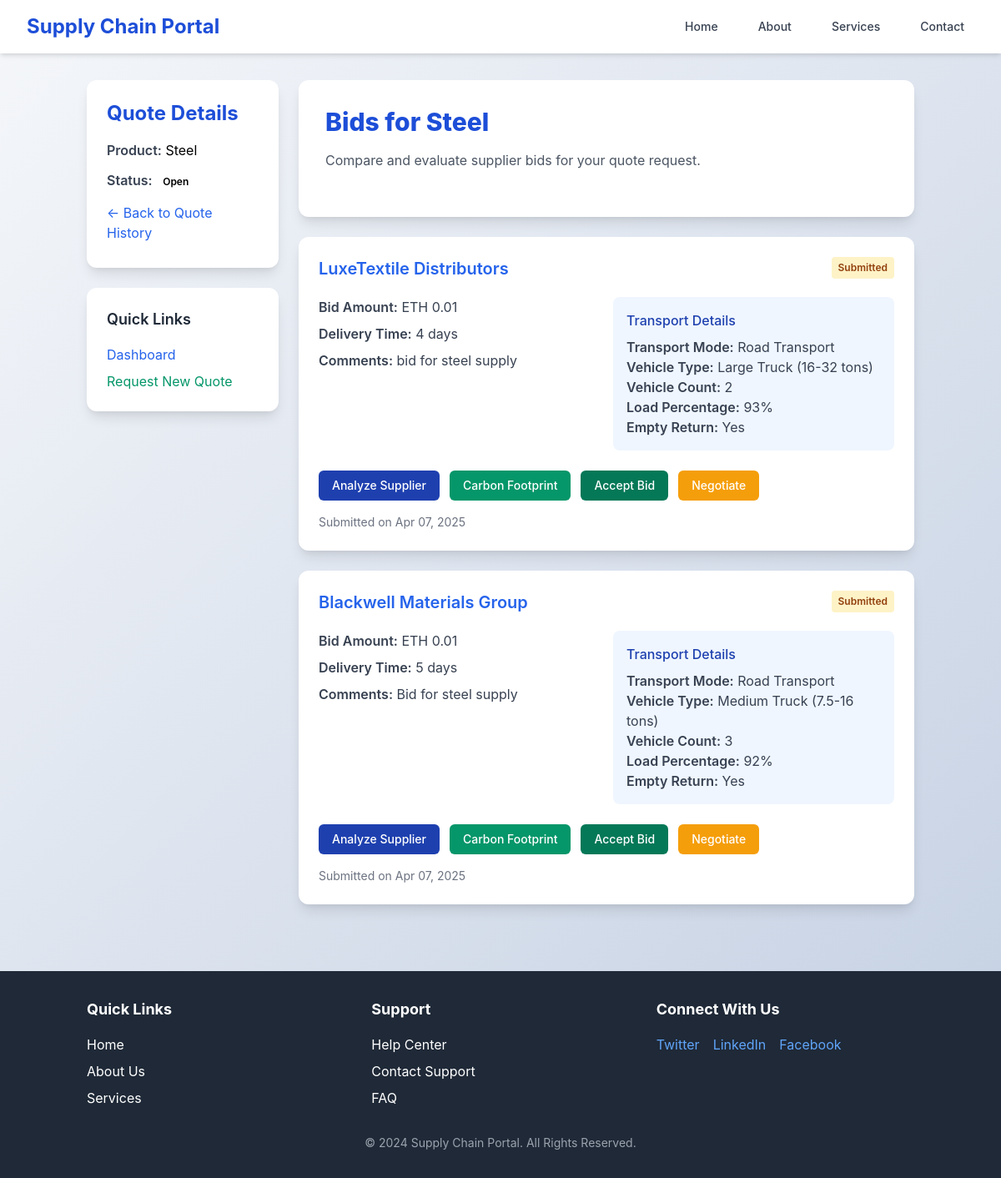
The app's page /manufacturer/quote-bids/2/ (signed in) with its own data.
### manufacturer/models.py (models this page shows, shortened)
class QuoteRequest(models.Model):
    STATUS_CHOICES = [
        ('open', 'Open'),
        ('closed', 'Closed'),
        ('awarded', 'Awarded'),
        ('expired', 'Expired'),
    ]
    manufacturer = models.ForeignKey(Manufacturer, on_delete=models.CASCADE)
    product = models.CharField(max_length=200)
    category = models.CharField(max_length=100)
    description = models.TextField()
    deadline = models.DateField()
    quantity = models.DecimalField(max_digits=10, decimal_places=2)
    unit = models.CharField(max_length=20, blank=True)
    currency = models.CharField(max_length=3, blank=True)
    status = models.CharField(max_length=10, choices=STATUS_CHOICES, default='open')
    created_at = models.DateTimeField(auto_now_add=True)
    accepted_bid = models.ForeignKey('supplier.Bid', on_delete=models.SET_NULL, null=True, blank=True)

### supplier/models.py (models this page shows, shortened)
class Bid(models.Model):
    supplier = models.ForeignKey('Supplier', on_delete=models.CASCADE)
    quote = models.ForeignKey(QuoteRequest, on_delete=models.CASCADE)
    bid_amount = models.DecimalField(max_digits=10, decimal_places=2)
    delivery_time = models.PositiveIntegerField(help_text="Delivery time in days")
    comments = models.TextField(blank=True)
    submitted_at = models.DateTimeField(auto_now_add=True)
    feedback_given = models.BooleanField(default=False)
    status = models.CharField(max_length=20, choices=[
        ('submitted', 'Submitted'),
        ('accepted', 'Accepted'),
        ('rejected', 'Rejected')
    ], default='submitted')
    PAYMENT_STATUS_CHOICES = [
        ('pending', 'Pending'),
        ('deposited', 'Deposit Received'),
        ('released', 'Payment Released'),
        ('disputed', 'Disputed'),
    ]
    payment_status = models.CharField(
        max_length=20,
        choices=PAYMENT_STATUS_CHOICES,
        default='pending'
    )
    transaction_hash = models.CharField(max_length=66, blank=True, null=True)
    TRANSPORT_CHOICES = [
        ('road', 'Road Transport'),
        ('air', 'Air Transport'),
    ]
    VEHICLE_CHOICES = [
        ('small_truck', 'Small Truck (3.5-7.5 tons)'),
        ('medium_truck', 'Medium Truck (7.5-16 tons)'),
        ('large_truck', 'Large Truck (16-32 tons)'),
        ('articulated_truck', 'Articulated Truck (>32 tons)'),
    ]
    AIRCRAFT_CHOICES = [
        ('cargo_plane', 'Cargo Plane'),
        ('passenger_plane', 'Passenger Plane (Cargo Hold)'),
    ]
    transport_mode = models.CharField(
        max_length=20,
        choices=TRANSPORT_CHOICES,
        default='road'
    )
    vehicle_type = models.CharField(
        max_length=20,
        choices=VEHICLE_CHOICES,
        blank=True,
        null=True
    )
    vehicle_count = models.PositiveIntegerField(
        blank=True,
        null=True
    )
    load_percentage = models.PositiveIntegerField(
        blank=True,
        null=True,
        validators=[MinValueValidator(1), MaxValueValidator(100)]
    )
    empty_return = models.BooleanField(default=False)
    aircraft_type = models.CharField(
        max_length=20,
        choices=AIRCRAFT_CHOICES,
        blank=True,
        null=True
    )
    flight_count = models.PositiveIntegerField(
        blank=True,
        null=True
    )
    calculated_emissions = models.FloatField(null=True, blank=True)  # kg CO2
    distance_km = models.FloatField(null=True, blank=True)

class Supplier(models.Model):
    user = models.OneToOneField(User, on_delete=models.CASCADE)
    first_name = models.CharField(max_length=100)
    last_name = models.CharField(max_length=100)
    company_name = models.CharField(max_length=200)
    city = models.CharField(max_length=100)
    state = models.CharField(max_length=100)
    business_type = models.CharField(max_length=100)
    website = models.URLField(blank=True)
    phone_number = models.CharField(max_length=20)
    key_services = models.TextField()
    wallet_address = models.CharField(max_length=42, blank=True, null=True)
    review_count = models.PositiveIntegerField(default=0)
    average_rating = models.DecimalField(max_digits=3, decimal_places=2, default=0.0)

### manufacturer/views.py (the view)
# urls.py: path('quote-bids/<int:quote_id>/', views.view_quote_bids, name='view_quote_bids'),
def view_quote_bids(request, quote_id):
    if not request.user.is_authenticated:
        return redirect('manufacturer_login')
    try:
        manufacturer = Manufacturer.objects.get(user=request.user)
        quote = QuoteRequest.objects.get(id=quote_id, manufacturer=manufacturer)
        bids = Bid.objects.filter(quote=quote).select_related('supplier')
        for bid in bids:
            bid.supplier_avg_rating = bid.supplier.reviews.all().aggregate(Avg('rating'))['rating__avg'] or 0
        sort = request.GET.get('sort', 'newest')
        if sort == 'lowest':
            bids = bids.order_by('bid_amount')
        elif sort == 'highest':
            bids = bids.order_by('-bid_amount')
        elif sort == 'rating':  # New sorting option by rating
            bids = sorted(bids, key=lambda x: x.supplier_avg_rating, reverse=True)
        else:  # default to newest first
            bids = bids.order_by('-submitted_at')
        return render(request, 'manufacturer/quote_bids.html', {
            'quote': quote,
            'bids': bids,
            'manufacturer': manufacturer,
            'current_sort': sort  # Pass the current sort option to template
        })
    except (Manufacturer.DoesNotExist, QuoteRequest.DoesNotExist):
        messages.error(request, "Quote not found or you don't have permission to view it")
        return redirect('manufacturer_quote_history')

### manufacturer/templates/manufacturer/quote_bids.html (shortened to what this page needs)
<!DOCTYPE html>
<html lang="en">
<head>
    <link href="https://cdnjs.cloudflare.com/ajax/libs/tailwindcss/2.2.19/tailwind.min.css" rel="stylesheet">
</head>
<body class="min-h-screen flex flex-col bg-gray-50">
    <nav class="relative bg-white shadow-md">
        <div class="max-w-7xl mx-auto px-4 sm:px-6 lg:px-8">
            <div class="flex justify-between items-center h-16">
                <div class="flex items-center">
                    <h1 class="text-2xl font-bold text-blue-700">Supply Chain Portal</h1>
                </div>
                <div class="hidden md:flex space-x-6 nav-menu">
                    <a href="#" class="text-gray-700 hover:text-blue-600 px-3 py-2 text-sm font-medium">Home</a>
                    <a href="#" class="text-gray-700 hover:text-blue-600 px-3 py-2 text-sm font-medium">About</a>
                    <a href="#" class="text-gray-700 hover:text-blue-600 px-3 py-2 text-sm font-medium">Services</a>
                    <a href="#" class="text-gray-700 hover:text-blue-600 px-3 py-2 text-sm font-medium">Contact</a>
                </div>
            </div>
        </div>
    </nav>
    <main class="flex-grow container mx-auto px-4 py-8">
        <div class="grid md:grid-cols-4 gap-6">
            <div class="md:col-span-1 space-y-6">
                <div class="bg-white p-6 rounded-xl shadow-lg dashboard-card">
                    <h2 class="text-2xl font-bold text-blue-700 mb-4">Quote Details</h2>
                    <div class="space-y-3">
                        <p><span class="font-semibold text-gray-700">Product:</span> {{ quote.product }}</p>
                        <p><span class="font-semibold text-gray-700">Status:</span>
                            <span class="status-badge status-{{ quote.status }}">{{ quote.get_status_display }}</span>
                        </p>
                        <a href="{% url 'manufacturer_quote_history' %}" class="mt-4 inline-block text-blue-600 hover:text-blue-800 action-link">
                            ← Back to Quote History
                        </a>
                    </div>
                </div>
                <div class="bg-white p-6 rounded-xl shadow-lg dashboard-card">
                    <h3 class="text-lg font-semibold text-gray-800 mb-4">Quick Links</h3>
                    <div class="space-y-2">
                        <a href="{% url 'manufacturer_dashboard' %}" class="block text-blue-600 hover:text-blue-800 action-link">
                            Dashboard
                        </a>
                        <a href="{% url 'manufacturer_request_quote' %}" class="block text-green-600 hover:text-green-800 action-link">
                            Request New Quote
                        </a>
                    </div>
                </div>
            </div>
            <div class="md:col-span-3 space-y-6">
                <div class="bg-white p-8 rounded-xl shadow-lg dashboard-card">
                    <h1 class="text-3xl font-extrabold text-blue-700 mb-4">
                        Bids for {{ quote.product }}
                    </h1>
                    <p class="text-gray-600 mb-6">
                        Compare and evaluate supplier bids for your quote request.
                    </p>
                </div>
                <div class="space-y-6">
                    {% if bids %}
                        {% for bid in bids %}
                        <div class="bg-white p-6 rounded-xl shadow-lg dashboard-card">
                            <div class="flex justify-between items-start">
                                <div>
                                    <h3 class="text-xl font-semibold text-gray-800 mb-1">
                                        <a href="{% url 'view_supplier_profile' bid.supplier.id %}?quote_id={{ quote.id }}" class="text-blue-600 hover:text-blue-800">
                                            {{ bid.supplier.company_name }}
                                        </a>
                                    </h3>
                                </div>
                                <span class="status-badge status-{{ bid.status }}">{{ bid.get_status_display }}</span>
                            </div>
                            <div class="grid md:grid-cols-2 gap-4 mt-4">
                                <div class="space-y-2">
                                    <p class="text-gray-700"><span class="font-semibold">Bid Amount:</span> {{ quote.currency }} {{ bid.bid_amount }}</p>
                                    <p class="text-gray-700"><span class="font-semibold">Delivery Time:</span> {{ bid.delivery_time }} days</p>
                                    {% if bid.comments %}
                                    <p class="text-gray-700"><span class="font-semibold">Comments:</span> {{ bid.comments }}</p>
                                    {% endif %}
                                </div>
                                <div class="bg-blue-50 p-4 rounded-lg">
                                    <h4 class="font-medium text-blue-800 mb-2">Transport Details</h4>
                                    <p class="text-gray-700"><span class="font-semibold">Transport Mode:</span> {{ bid.get_transport_mode_display }}</p>
                                    {% if bid.transport_mode == 'road' %}
                                        <p class="text-gray-700"><span class="font-semibold">Vehicle Type:</span> {{ bid.get_vehicle_type_display|default:"Not specified" }}</p>
                                        <p class="text-gray-700"><span class="font-semibold">Vehicle Count:</span> {{ bid.vehicle_count|default:"Not specified" }}</p>
                                        <p class="text-gray-700"><span class="font-semibold">Load Percentage:</span> {{ bid.load_percentage|default:"Not specified" }}%</p>
                                        <p class="text-gray-700"><span class="font-semibold">Empty Return:</span> {{ bid.empty_return|yesno:"Yes,No" }}</p>
                                    {% else %}
                                        <p class="text-gray-700"><span class="font-semibold">Aircraft Type:</span> {{ bid.get_aircraft_type_display|default:"Not specified" }}</p>
                                        <p class="text-gray-700"><span class="font-semibold">Flight Count:</span> {{ bid.flight_count|default:"Not specified" }}</p>
                                    {% endif %}
                                </div>
                            </div>
                            <div class="mt-6 flex flex-wrap gap-3">
                                <button class="analyze-btn btn px-4 py-2 rounded-md text-sm font-medium" data-supplier-id="{{ bid.supplier.id }}">
                                    Analyze Supplier
                                </button>
                                {% if bid.transport_mode == 'road' %}
                                <button class="carbon-btn btn px-4 py-2 rounded-md text-sm font-medium"
                                        data-bid-id="{{ bid.id }}"
                                        data-start-addr="{{ bid.supplier.city }}, {{ bid.supplier.state }}"
                                        data-end-addr="{{ quote.manufacturer.city }}, {{ quote.manufacturer.state }}"
                                        data-vehicle-type="{{ bid.vehicle_type|default:'' }}"
                                        data-vehicle-count="{{ bid.vehicle_count|default:0 }}"
                                        data-load-percentage="{{ bid.load_percentage|default:100 }}"
                                        data-empty-return="{{ bid.empty_return|yesno:'true,false'|default:'false' }}"
                                        {% if not bid.vehicle_type or not bid.vehicle_count or not bid.load_percentage %}disabled title="Cannot calculate - transport details missing"{% endif %}>
                                    Carbon Footprint
                                </button>
                                {% endif %}
                                {% if bid.status == 'submitted' and quote.status == 'open' %}
                                <form method="post" action="{% url 'direct_accept_bid' bid.id %}" style="display: inline;">
                                    <button type="submit" class="accept-btn btn px-4 py-2 rounded-md text-sm font-medium">Accept Bid</button>
                                </form>
                                <a href="{% url 'start_negotiation' bid.id %}" class="negotiate-btn btn px-4 py-2 rounded-md text-sm font-medium">Negotiate</a>
                                {% endif %}
                            </div>
                            <div class="mt-4 text-sm text-gray-500">
                                Submitted on {{ bid.submitted_at|date:"M d, Y" }}
                            </div>
                        </div>
                        {% endfor %}
                    {% endif %}
                </div>
            </div>
        </div>
    </main>
    <footer class="bg-gray-800 text-white py-8 mt-12">
        <div class="container mx-auto px-4 grid md:grid-cols-3 gap-8">
            <div>
                <h3 class="text-lg font-bold mb-4">Quick Links</h3>
                <ul class="space-y-2">
                    <li><a href="#" class="hover:text-blue-400">Home</a></li>
                    <li><a href="#" class="hover:text-blue-400">About Us</a></li>
                    <li><a href="#" class="hover:text-blue-400">Services</a></li>
                </ul>
            </div>
            <div>
                <h3 class="text-lg font-bold mb-4">Support</h3>
                <ul class="space-y-2">
                    <li><a href="#" class="hover:text-blue-400">Help Center</a></li>
                    <li><a href="#" class="hover:text-blue-400">Contact Support</a></li>
                    <li><a href="#" class="hover:text-blue-400">FAQ</a></li>
                </ul>
            </div>
            <div>
                <h3 class="text-lg font-bold mb-4">Connect With Us</h3>
                <div class="flex space-x-4">
                    <a href="#" class="text-blue-400 hover:text-blue-600">Twitter</a>
                    <a href="#" class="text-blue-400 hover:text-blue-600">LinkedIn</a>
                    <a href="#" class="text-blue-400 hover:text-blue-600">Facebook</a>
                </div>
            </div>
        </div>
        <div class="text-center mt-8 text-sm text-gray-400">
            © 2024 Supply Chain Portal. All Rights Reserved.
        </div>
    </footer>
</body>
</html>

### records on screen
QuoteRequest: product "Steel", status "Open", currency "ETH"
Bid: supplier.company_name "LuxeTextile Distributors", status "Submitted", bid_amount "0.01", delivery_time "4", comments "bid for steel supply", transport_mode "Road Transport", vehicle_type "Large Truck (16-32 tons)", vehicle_count "2", load_percentage "93", empty_return "Yes", shows "Accept Bid", submitted_at "Apr 07, 2025"
Bid: supplier.company_name "Blackwell Materials Group", status "Submitted", bid_amount "0.01", delivery_time "5", comments "Bid for steel supply", transport_mode "Road Transport", vehicle_type "Medium Truck (7.5-16 tons)", vehicle_count "3", load_percentage "92", empty_return "Yes", shows "Accept Bid", submitted_at "Apr 07, 2025"
